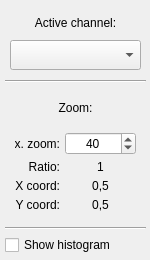
<?xml version="1.0" encoding="UTF-8"?>
<ui version="4.0">
 <class>TFSimpleModifier</class>
 <widget class="QWidget" name="TFSimpleModifier">
  <property name="geometry">
   <rect>
    <x>0</x>
    <y>0</y>
    <width>150</width>
    <height>260</height>
   </rect>
  </property>
  <property name="minimumSize">
   <size>
    <width>150</width>
    <height>260</height>
   </size>
  </property>
  <property name="maximumSize">
   <size>
    <width>150</width>
    <height>16777215</height>
   </size>
  </property>
  <property name="windowTitle">
   <string>Form</string>
  </property>
  <widget class="QWidget" name="layout" native="true">
   <property name="geometry">
    <rect>
     <x>0</x>
     <y>0</y>
     <width>151</width>
     <height>260</height>
    </rect>
   </property>
   <property name="sizePolicy">
    <sizepolicy hsizetype="Preferred" vsizetype="Preferred">
     <horstretch>0</horstretch>
     <verstretch>0</verstretch>
    </sizepolicy>
   </property>
   <property name="minimumSize">
    <size>
     <width>0</width>
     <height>0</height>
    </size>
   </property>
   <property name="autoFillBackground">
    <bool>false</bool>
   </property>
   <layout class="QVBoxLayout" name="verticalLayout_2">
    <property name="spacing">
     <number>5</number>
    </property>
    <property name="sizeConstraint">
     <enum>QLayout::SetNoConstraint</enum>
    </property>
    <property name="margin">
     <number>5</number>
    </property>
    <item>
     <widget class="QWidget" name="activeViewLayout" native="true">
      <property name="minimumSize">
       <size>
        <width>90</width>
        <height>70</height>
       </size>
      </property>
      <property name="maximumSize">
       <size>
        <width>16777215</width>
        <height>70</height>
       </size>
      </property>
      <layout class="QVBoxLayout" name="verticalLayout">
       <property name="spacing">
        <number>5</number>
       </property>
       <property name="sizeConstraint">
        <enum>QLayout::SetDefaultConstraint</enum>
       </property>
       <property name="margin">
        <number>5</number>
       </property>
       <item>
        <widget class="QLabel" name="activeViewLabel">
         <property name="minimumSize">
          <size>
           <width>0</width>
           <height>20</height>
          </size>
         </property>
         <property name="text">
          <string>Active channel:</string>
         </property>
         <property name="alignment">
          <set>Qt::AlignCenter</set>
         </property>
        </widget>
       </item>
       <item>
        <widget class="QComboBox" name="activeViewBox">
         <property name="minimumSize">
          <size>
           <width>0</width>
           <height>30</height>
          </size>
         </property>
        </widget>
       </item>
      </layout>
     </widget>
    </item>
    <item>
     <widget class="Line" name="separator1">
      <property name="orientation">
       <enum>Qt::Horizontal</enum>
      </property>
     </widget>
    </item>
    <item>
     <layout class="QVBoxLayout" name="zoomLayout">
      <property name="spacing">
       <number>5</number>
      </property>
      <property name="margin">
       <number>5</number>
      </property>
      <item>
       <widget class="QLabel" name="zoomLabel">
        <property name="text">
         <string>Zoom:</string>
        </property>
        <property name="alignment">
         <set>Qt::AlignCenter</set>
        </property>
       </widget>
      </item>
      <item>
       <layout class="QFormLayout" name="zoomSpinLayout">
        <property name="fieldGrowthPolicy">
         <enum>QFormLayout::AllNonFixedFieldsGrow</enum>
        </property>
        <property name="labelAlignment">
         <set>Qt::AlignRight|Qt::AlignTrailing|Qt::AlignVCenter</set>
        </property>
        <property name="horizontalSpacing">
         <number>5</number>
        </property>
        <property name="verticalSpacing">
         <number>5</number>
        </property>
        <property name="margin">
         <number>5</number>
        </property>
        <item row="1" column="0">
         <widget class="QLabel" name="ratioLabel">
          <property name="text">
           <string>Ratio:</string>
          </property>
          <property name="alignment">
           <set>Qt::AlignRight|Qt::AlignTrailing|Qt::AlignVCenter</set>
          </property>
          <property name="margin">
           <number>2</number>
          </property>
         </widget>
        </item>
        <item row="1" column="1">
         <widget class="QLabel" name="ratioValue">
          <property name="text">
           <string>1</string>
          </property>
          <property name="alignment">
           <set>Qt::AlignCenter</set>
          </property>
          <property name="margin">
           <number>2</number>
          </property>
         </widget>
        </item>
        <item row="2" column="0">
         <widget class="QLabel" name="zoomXLabel">
          <property name="text">
           <string>X coord:</string>
          </property>
          <property name="alignment">
           <set>Qt::AlignRight|Qt::AlignTrailing|Qt::AlignVCenter</set>
          </property>
          <property name="margin">
           <number>2</number>
          </property>
         </widget>
        </item>
        <item row="2" column="1">
         <widget class="QLabel" name="zoomXValue">
          <property name="text">
           <string>0,5</string>
          </property>
          <property name="alignment">
           <set>Qt::AlignCenter</set>
          </property>
          <property name="margin">
           <number>2</number>
          </property>
         </widget>
        </item>
        <item row="3" column="0">
         <widget class="QLabel" name="zoomYLabel">
          <property name="text">
           <string>Y coord:</string>
          </property>
          <property name="alignment">
           <set>Qt::AlignRight|Qt::AlignTrailing|Qt::AlignVCenter</set>
          </property>
          <property name="margin">
           <number>2</number>
          </property>
         </widget>
        </item>
        <item row="3" column="1">
         <widget class="QLabel" name="zoomYValue">
          <property name="text">
           <string>0,5</string>
          </property>
          <property name="alignment">
           <set>Qt::AlignCenter</set>
          </property>
          <property name="margin">
           <number>2</number>
          </property>
         </widget>
        </item>
        <item row="0" column="0">
         <widget class="QLabel" name="maxZoomLabel">
          <property name="text">
           <string>Max. zoom:</string>
          </property>
          <property name="alignment">
           <set>Qt::AlignRight|Qt::AlignTrailing|Qt::AlignVCenter</set>
          </property>
          <property name="margin">
           <number>2</number>
          </property>
         </widget>
        </item>
        <item row="0" column="1">
         <widget class="QSpinBox" name="maxZoomSpin">
          <property name="layoutDirection">
           <enum>Qt::LeftToRight</enum>
          </property>
          <property name="alignment">
           <set>Qt::AlignCenter</set>
          </property>
          <property name="minimum">
           <number>1</number>
          </property>
          <property name="maximum">
           <number>10000</number>
          </property>
          <property name="value">
           <number>40</number>
          </property>
         </widget>
        </item>
       </layout>
      </item>
     </layout>
    </item>
    <item>
     <widget class="Line" name="separator2">
      <property name="orientation">
       <enum>Qt::Horizontal</enum>
      </property>
     </widget>
    </item>
    <item>
     <widget class="QCheckBox" name="histogramCheck">
      <property name="layoutDirection">
       <enum>Qt::LeftToRight</enum>
      </property>
      <property name="text">
       <string>Show histogram</string>
      </property>
     </widget>
    </item>
   </layout>
  </widget>
 </widget>
 <resources/>
 <connections/>
</ui>
